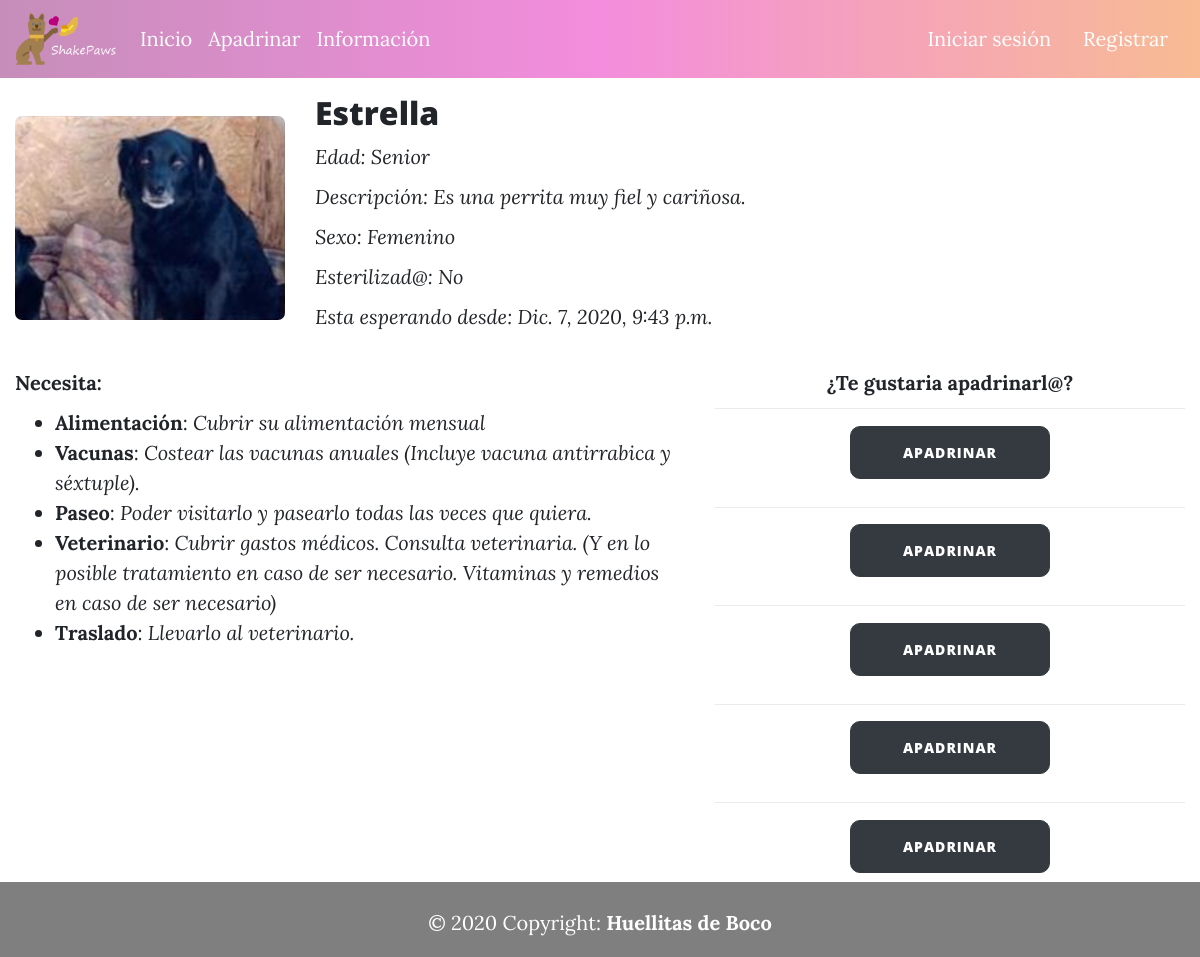
Screenshot of /accounts/perfil-animal/95837266783/ with the database file from the repository.
### shelter/models.py (models this page shows, shortened)
class Animal(models.Model):
    animal_id = models.IntegerField(primary_key = True, verbose_name = "N° de Chip")
    name = models.CharField(max_length = 50, verbose_name = "Nombre")
    lifestage = models.CharField(max_length = 50, verbose_name = "Etapa de vida")
    description = models.TextField(verbose_name = "Descripción")
    image = models.ImageField(verbose_name = "Imagen", upload_to = "Animales")
    gender = models.CharField(max_length = 50, verbose_name = "Sexo", blank=True)
    sterilized = models.CharField(max_length = 50, verbose_name = "Esterilizado", blank=True)
    created = models.DateTimeField(auto_now_add = True, verbose_name = "Fecha de creación")
    updated = models.DateTimeField(auto_now = True, verbose_name = "Fecha de modificación")
    sponsors = models.ManyToManyField(Sponsor, through = "Animal_sponsor" , verbose_name = "Apadrinamientos")
    class Meta:
        verbose_name = "Animal"
        verbose_name_plural = "Animales"
        ordering = ["-created"]

class Animal_sponsor(models.Model):
    animal = models.ForeignKey(Animal, on_delete = models.CASCADE, verbose_name = "Animal")
    sponsor = models.ForeignKey(Sponsor, on_delete = models.CASCADE, verbose_name = "Apadrinamiento")
    class Meta:
        verbose_name = "Apadrinamiento de animal"
        verbose_name_plural = "Apadrinamientos de animales"

class Sponsor(models.Model):
    sponsor_id = models.IntegerField(primary_key = True, verbose_name = "Identificación")
    name = models.CharField(max_length = 50, verbose_name = "Nombre")
    description = models.TextField(verbose_name="Descripción")
    cost = models.IntegerField(verbose_name = "Costo")
    class Meta:
        verbose_name = "Apadrinamiento"
        verbose_name_plural = "Apadrinamientos"
    def __str__(self):
        return self.name

### animalProfile/views.py (the view)
# urls.py: path('perfil-animal/<int:animal_id>/', views.profile , name = "perfil-animal"),
def profile(request, animal_id):
    sponsor = Sponsor.objects.all()
    animal_sponsor = Animal_sponsor.objects.all()
    profile_animal = Profile_animal.objects.all()
    animals = Animal.objects.all()
    animal = get_object_or_404(Animal, animal_id = animal_id)
    return render(request, "animalProfile/profile.html", {'animals':animals, 'animal':animal, 'sponsors':sponsor, 'animal_sponsors':animal_sponsor, 'profile_animals':profile_animal})

### animalProfile/templates/animalProfile/profile.html (shortened to what this page needs)
{% extends 'core/base.html' %}
{% block content %}
<div class="container-fluid">
    <div class ="row justify-content-around mt-3">
        <div class="col col-md-3 align-self-center">
            <img class="photo" src="/media/{{animal.image}}">
        </div>
        <div class="col col-md-9 align-self-center">
            <b><h2>{{animal.name}}</h2></b>
            <p><i> Edad: {{animal.lifestage}}</i></p>
            <p><i> Descripción: {{animal.description}}</i></p>
            <p><i>Sexo: {{animal.gender}}</i></p>
            <p><i>Esterilizad@: {{animal.sterilized}}</i></p>
            <p><i> Esta esperando desde: {{animal.created}}</i></p>
        </div>
    </div>
    <div class ="row justify-content-around mt-3">
        <div class="col- col-md align-self-start">
            <b><p>Necesita: </p></b>
            <ul>
            {% for animal_sponsor in animal_sponsors %}
                {% if animal.animal_id == animal_sponsor.animal.animal_id %}
                    <li><b>{{animal_sponsor.sponsor}}</b>: <i>{{animal_sponsor.sponsor.description}}</i></li>
                {% endif %}
            {% endfor %}
            </ul>
       </div>
       <div class="col- col-md-5 align-self-start mb-3 text-center">
            <b><p>¿Te gustaria apadrinarl@?</p></b>
            {% for animal_sponsor in animal_sponsors %}
                {% if animal.animal_id == animal_sponsor.animal.animal_id %}
                <table class="table table-hover">
                    <tbody>
                        <tr>
                            {% if request.user.is_staff %}
                            {% else %}
                            <td><a href="{% url 'validation' animal.animal_id animal_sponsor.sponsor_id  %}" id="btn-profile-dog" class="btn btn-dark btncard">Apadrinar</a></td>
                            {% endif %}
                        </tr>
                    </tbody>
                  </table>
                {% endif %}
            {% endfor %}
        </div>
    </div>
</div>
{% endblock %}

### core/static/core/css/styles.css (style rules this page uses)
html { min-height: 100%; position: relative; }
.btncard { border-radius: 10px; width:100%; margin-top: 1%; }
#btn-profile-dog { width:200px; }
.photo { border-radius: 7px; width: 100%; }
body { background-image: url('https://i.pinimg.com/originals/b2/bf/34/b2bf34ce0bca37c4ef44bfbaa89c848b.jpg'); background-repeat: no-repeat; background-attachment: fixed; background-size: cover; margin: 0; margin-bottom: 40px; }

### rows the page displays
Animal: image (picture), name "Estrella", lifestage "Senior", description "Es una perrita muy fiel y cariñosa.", gender "Femenino", sterilized "No", created "Dic. 7, 2020, 9:43 p.m."
Animal_sponsor: sponsor "Alimentación", sponsor.description "Cubrir su alimentación mensual", shows "APADRINAR"
Animal_sponsor: sponsor "Vacunas", sponsor.description "Costear las vacunas anuales (Incluye vacuna antirrabica y séxtuple).", shows "APADRINAR"
Animal_sponsor: sponsor "Paseo", sponsor.description "Poder visitarlo y pasearlo todas las veces que quiera.", shows "APADRINAR"
Animal_sponsor: sponsor "Veterinario", sponsor.description "Cubrir gastos médicos. Consulta veterinaria. (Y en lo posible tratamiento en caso de ser necesario. Vitaminas y remedios en caso de ser necesario)", shows "APADRINAR"
Animal_sponsor: sponsor "Traslado", sponsor.description "Llevarlo al veterinario.", shows "APADRINAR"
